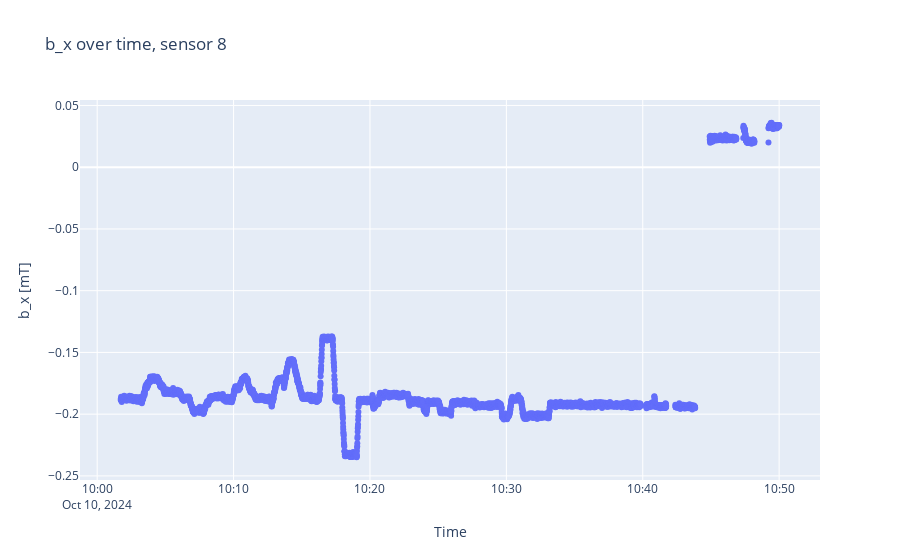
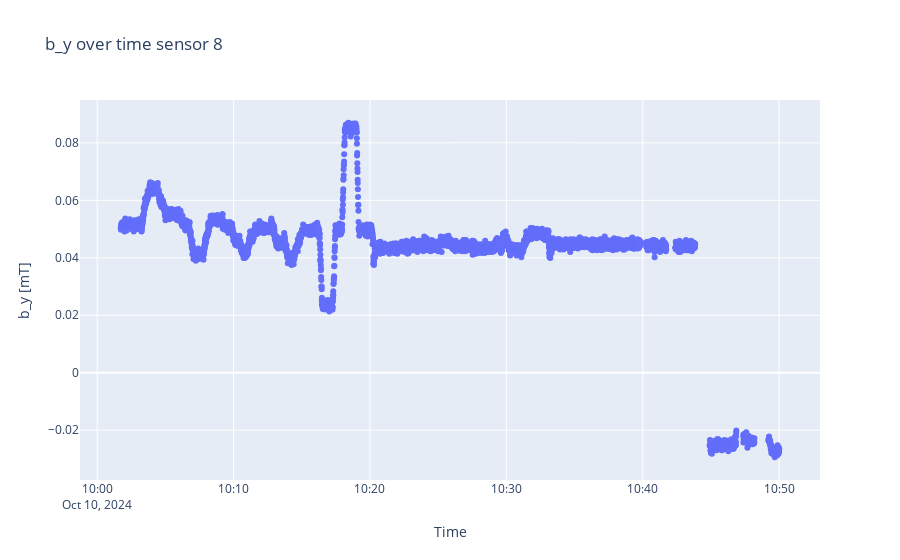
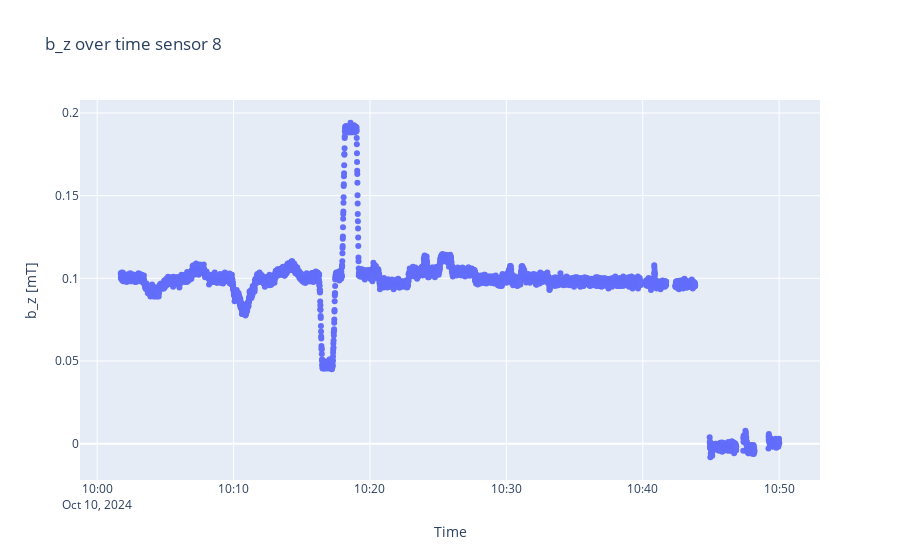

Write notebook code for charts like these, in order.
### Code cell
sensorplots(B, timestamps, 8)

### Figure 1 — Plotly figure (JSON) as saved in the notebook; plotly's stock layout.template omitted (floating-point values rounded to 4 significant figures; data arrays with more than 128 entries replaced by an {"elided": "..."} marker saying what was removed)
{"data": [{"mode": "markers", "type": "scatter", "x": {"elided": "5067 str values"}, "y": {"elided": "5067 float values"}}], "layout": {"title": {"text": "b_x over time, sensor 8"}, "xaxis": {"title": {"text": "Time"}}, "yaxis": {"scaleanchor": "y", "title": {"text": "b_x [mT]"}}}}

### Figure 2 — Plotly figure (JSON) as saved in the notebook; plotly's stock layout.template omitted (floating-point values rounded to 4 significant figures; data arrays with more than 128 entries replaced by an {"elided": "..."} marker saying what was removed)
{"data": [{"mode": "markers", "type": "scatter", "x": {"elided": "5067 str values"}, "y": {"elided": "5067 float values"}}], "layout": {"title": {"text": "b_y over time sensor 8"}, "xaxis": {"title": {"text": "Time"}}, "yaxis": {"scaleanchor": "y", "title": {"text": "b_y [mT]"}}}}

### Figure 3 — Plotly figure (JSON) as saved in the notebook; plotly's stock layout.template omitted (floating-point values rounded to 4 significant figures; data arrays with more than 128 entries replaced by an {"elided": "..."} marker saying what was removed)
{"data": [{"mode": "markers", "type": "scatter", "x": {"elided": "5067 str values"}, "y": {"elided": "5067 float values"}}], "layout": {"title": {"text": "b_z over time sensor 8"}, "xaxis": {"title": {"text": "Time"}}, "yaxis": {"scaleanchor": "y", "title": {"text": "b_z [mT]"}}}}
